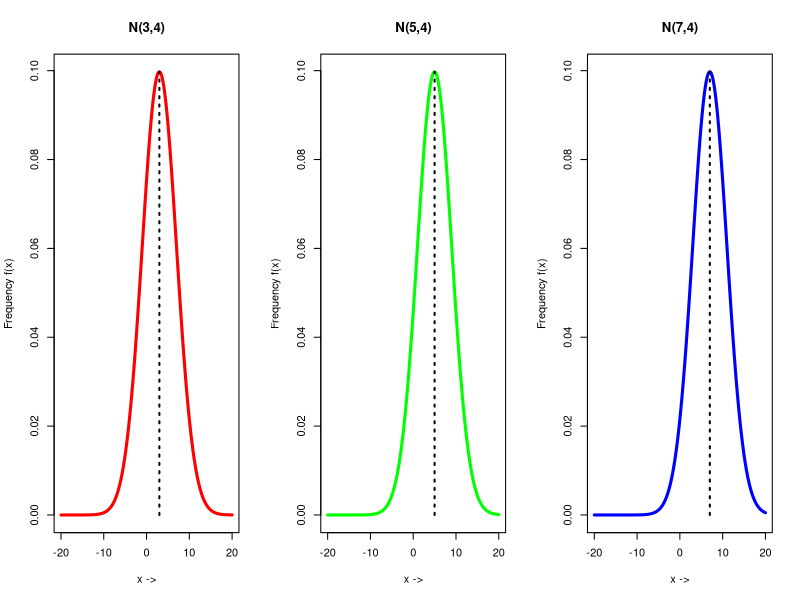
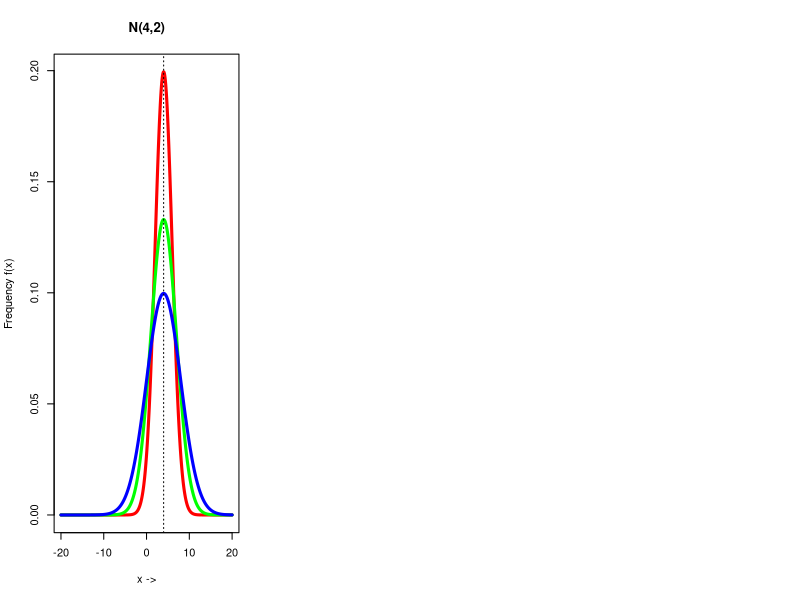
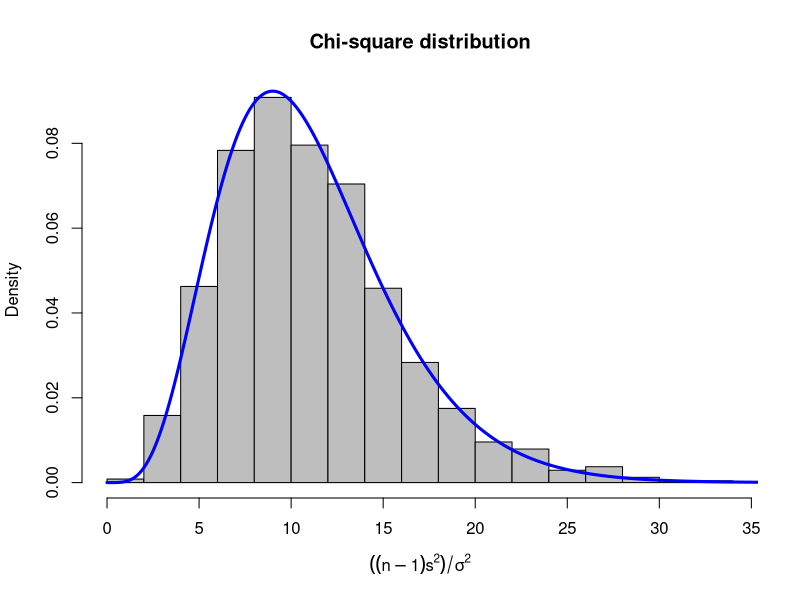
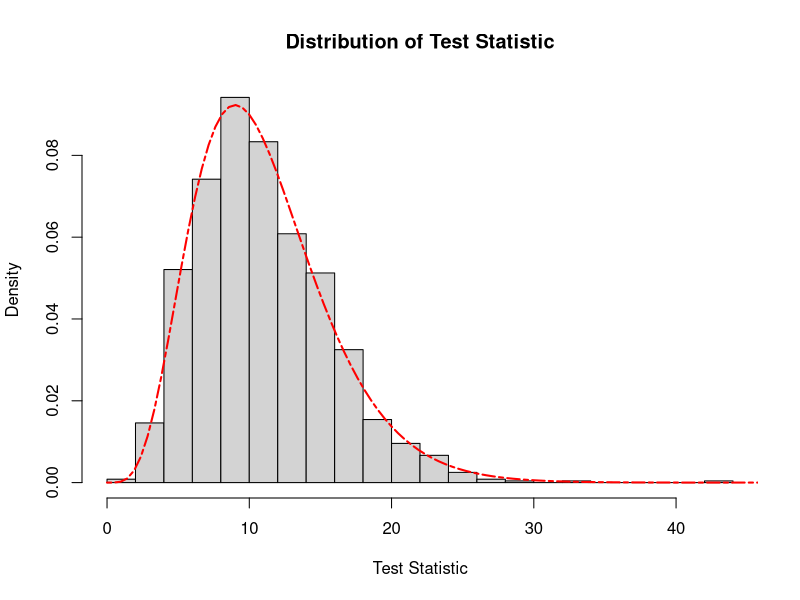
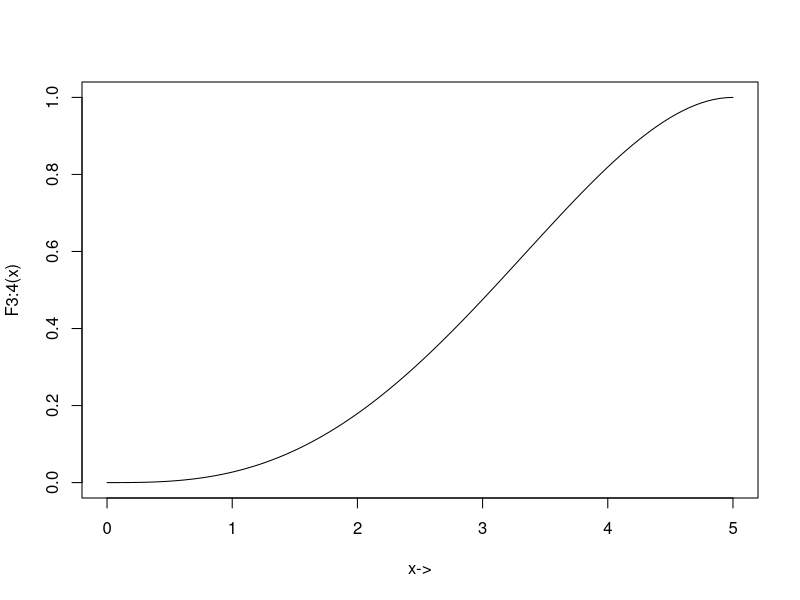
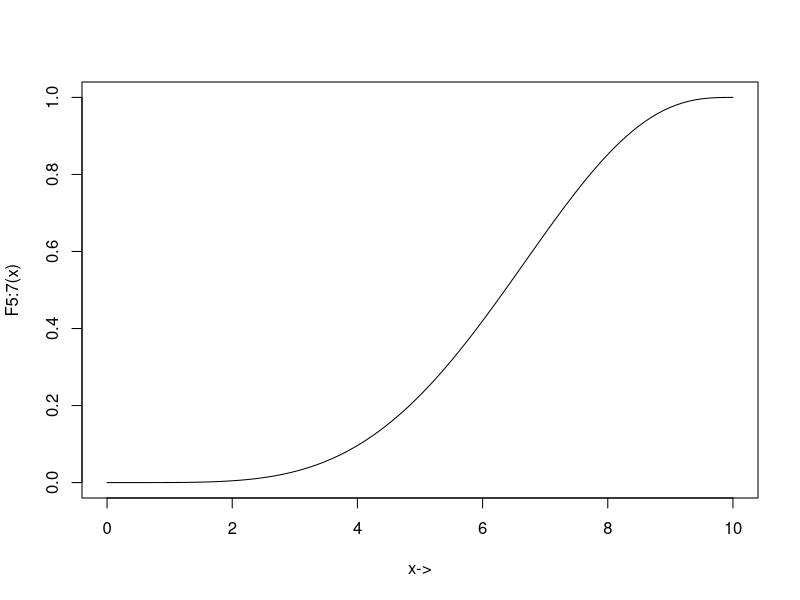
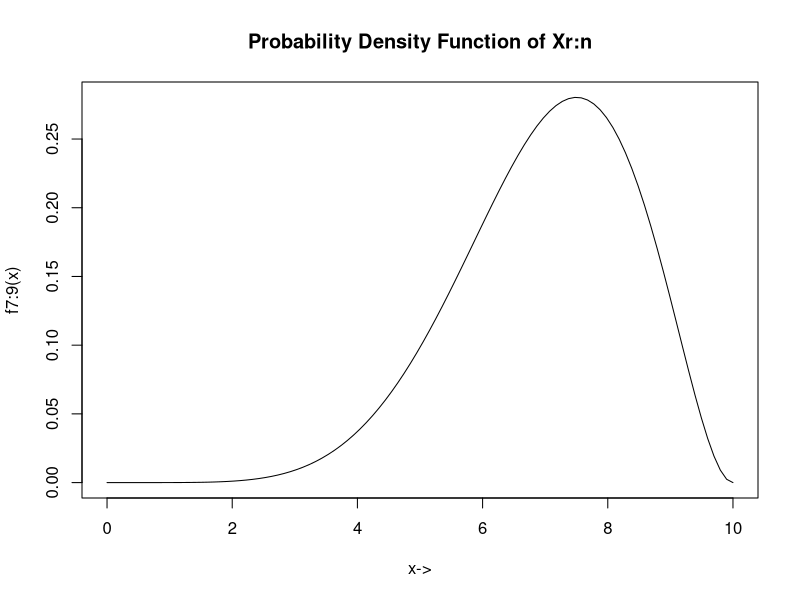

The R source for these figures, in order:
## ---- chunk 1
set.seed(21)
par(mfrow = c(1, 3))
mu <- c(3, 5, 7)
sigma.2 <- c(16, 16, 16)
sigma <- sqrt(sigma.2)
colors <- c("red", "green", "blue")
labels <- paste0("N(", mu, ",", sigma, ")")
x <- seq(-20, 20, 0.01)

for(i in 1:length(mu)) {
  fx <- dnorm(x, mean = mu[i], sd = sigma[i])
  plot(x, fx, type="l", col = colors[i], lwd=3,
      main = labels[i], xlab = "x ->", 
      ylab = "Frequency f(x)")
  
  segments(x0 = mu[i], y0 = 0, x1 = mu[i], y1 = max(fx), lwd = 2, lty=3)
}
## ---- chunk 2
set.seed(2112)
mu <- c(4, 4, 4)
sigma.2 <- c(4, 9, 16)
sigma <- sqrt(sigma.2)
colors <- c("red", "green", "blue")
labels <- paste0("N(", mu, ",", sigma, ")")
x <- seq(-20, 20, 0.01)

for(i in 1:length(mu)) {
  fx <- dnorm(x, mean = mu[i], sd = sigma[i])
  if(i == 1) {
    plot(x, fx, type="l", col = colors[i], lwd=3,
        main = labels[i], xlab = "x ->", 
        ylab = "Frequency f(x)")
  } else {
    lines(x, fx, lwd=3, col=colors[i])
  }
}
abline(v=mu[1], lty=3) 

## ---- chunk 3
set.seed(221)
par(mfrow=c(1, 1))
n = 12
mu = 4
sigma = sqrt(9)
it = 1200

xvar = array()
for(i in 1:it) {
  x = rnorm(n, mu, sigma)
  xvar[i] = var(x)  
}
# xvar -> list of variances

x = ((n-1)*xvar)/sigma^2
hist(x, breaks = 15, freq = F, col = "gray", xlab = expression(((n-1)*s^2)/sigma^2), main="Chi-square distribution")

x.2 = seq(0,120, 0.01)
chisq.pdf = dchisq(x.2, df=n-1)
lines(x.2, chisq.pdf, col="blue", lwd=3)
## ---- chunk 4
set.seed(11)
#Generate 1200 random sample of size 12
n = 12
mu = 2
sigma = sqrt(9)

samples <- replicate(1200, rnorm(n, mean = mu, sd = sigma))
# samples

# apply(samples, 2, var)

#Calculate the test statistic for each sample
test_statistic <- (n-1)*(apply(samples, 2, var)/sigma^2)


hist(test_statistic, breaks = 25, probability= TRUE,
     main = "Distribution of Test Statistic",
     xlab="Test Statistic",
     ylab="Density")

# Plot the chi-square distribution with (n-1) degrees of freedom 
x <- seq(0, max(test_statistic)+5, length.out = 100)
lines(x, dchisq(x, df=n-1), col="red", lwd=2, lty=6)

#dchisq(x, df=n-1)
## ---- chunk 5
cdf_uniform <- function(x, a, b) {
  ifelse(x < 0, 0, ifelse(x > 5, 1, (x-a)/(b-a)))
}

Fr_n_eqn <- function(x, r, n) {
  sum_eqn <- ""
  for(j in r:n) {
    term <- paste0("(", n, "C", j, ")", "F(x)^", j, "[1-F(x)]^(",n, "-", j, ")")
    if(j < n) {
      sum_eqn = paste0(sum_eqn, term, "+")
    } else {
      sum_eqn = paste0(sum_eqn, term)
    }
  }
  return(sum_eqn)
}

Fr_n_value <- function(x, r, n, a, b) {
  cdf_x = cdf_uniform(x, a, b)
  sum_value = 0
  
  for(j in r:n) {
    sum_value = sum_value + choose(n, j)*(cdf_x^j)*(1-cdf_x)^(n-j)
  }
  return(sum_value)
}


# Results

r <- 3
n <- 4
a <- 0
b <- 5
x <- seq(a, b, length.out=100)

Fr_n_equation <- Fr_n_eqn(x, r, n)
Fr_n_values <- Fr_n_value(x, r, n, a, b)



cat("The distribution function F", r, ":", n, "(x) is given by :\n", Fr_n_equation)

plot(x, Fr_n_values, type="l", xlab = "x->", ylab = paste0("F", r, ":", n, "(x)"))

# P(x_3:4 > 2)
x_threshold <- 2
p_x3_gt_x <- 1 - Fr_n_value(x_threshold, r, n, a, b)
p_x3_gt_x
## ---- chunk 6
cdf_dis = function(x, a, b) {
  ifelse(x < a, 0, ifelse(x > b, 1, x / 10))
}

# pdf of order statistic
fr_n = function(x, r, n, a, b) {
  cdf_x = cdf_dis(x, a, b)
  pdf_x = 0.1
  
  numerator <- factorial(n) / (factorial(r-1)*factorial(n-r))
    prob_dist <- numerator * cdf_x^(r-1) * (1 - cdf_x)^(n-r)*pdf_x
    prob_dist
}

a = 0
b = 10
r = 5
n = 7

moment_k <- function(k, r, n, a, b) {
    integrand <- function(x) x^k * fr_n(x, r, n, a, b)
    moment <- integrate(integrand, a, b)$value
    moment
}

mean_x5 <- moment_k(1, r, n, a, b)
var_x5 <- moment_k(2, r, n, a, b) - mean_x5^2


cat("Mean of X_{(5)}:", mean_x5, "\n")
cat("Variance of X_{(5)}:", var_x5, "\n")


x_values = seq(a, b, length.out=100)
Fr_n_values = array()
for(i in 1:100) {
  Fr_n_values[i] = integrate(fr_n, a, x_values[i], r=r, n=n, a=a,  b=b)$value 
}

plot(x_values, Fr_n_values, type = "l", xlab = "x->", ylab=paste0("F", r, ":", n, "(x)"))
## ---- chunk 7

# kth moment of rth order statistic  = (3!*(k+r-1)!) / ((r-1)! * (k+3)!)
rm_uniform_order <- function(k, r) {
  (factorial(3)*factorial(k+r-1)) / (factorial(r-1)*factorial(k+3))
}

mean_X_1.3 = rm_uniform_order(k = 1, r = 1)
 var_X_1.3 = rm_uniform_order(k = 2, r = 1) - mean_X_1.3^2
mean_X_3.3 = rm_uniform_order(k = 1, r = 3)
 var_X_3.3 = rm_uniform_order(k = 2, r = 3) - mean_X_3.3^2
 
mean_X_1.3
var_X_1.3

mean_X_3.3
var_X_3.3
## ---- chunk 8
# kth moment of rth roder statistic when sample size is n
# PI_i=1^k ((r+i) / (n+i))
rm_uniform_order_n <- function(n, r, k) {
  mult = 1
  for(i in 1:k) {
    term = (r+i-1) / (n+i)
    mult = mult * term
  }
  return(mult)
}
mean_X_1.3 = rm_uniform_order_n(n = 3, r = 1, k = 1)
 var_X_1.3 = rm_uniform_order_n(n = 3, r = 1, k = 2) - mean_X_1.3^2
mean_X_3.3 = rm_uniform_order_n(n = 3, r = 3, k = 1)
 var_X_3.3 = rm_uniform_order_n(n = 3, r = 3, k = 2) - mean_X_3.3^2
 
mean_X_1.3
var_X_1.3

mean_X_3.3
var_X_3.3
## ---- chunk 9
# cdf 
cdf_uniform <- function (x, a, b) {
    ifelse(x < a, 0, ifelse(x > b, 1, (x - a) / (b - a)))
}

# fr:n
fr_n <- function (x, r, n, a, b) {
    cdf_x <- cdf_uniform(x, a, b)
    pdf_x <- 1 / (b - a)

    numerator <- factorial(n) / (factorial(r-1)*factorial(n-r))
    prob_dist <- numerator * cdf_x^(r-1) * (1 - cdf_x)^(n-r)*pdf_x
    prob_dist
}


a <- 0
b <- 10
n <- 9
r <- 7

x_values <- seq(a, b, length.out=100)

fr_n_values <- sapply(x_values, fr_n, r=r, n=n, a=a, b=b)

plot(x_values, fr_n_values, type="l", ylim=c(0, max(fr_n_values)), xlab="x->", ylab=paste0("f", r, ":", n, "(x)"), main=paste0("Probability Density Function of Xr:n"))

# int 2 to 10
p_x7_gt_2 <- integrate(fr_n, 2, b, r=r, n=n, a=a, b=b)$value
cat("P(X_{(7)} > 2):", p_x7_gt_2, "\n")

moment_k <- function(k, r, n, a, b) {
    integrand <- function(x) x^k * fr_n(x, r, n, a, b)
    moment <- integrate(integrand, a, b)$value
    moment
}

mean_x7 <- moment_k(1, r, n, a, b)
var_x7 <- moment_k(2, r, n, a, b) - mean_x7^2


cat("Mean of X_{(7)}:", mean_x7, "\n")
cat("Variance of X_{(7)}:", var_x7, "\n")
## ---- chunk 10
fr_n = function(x, r, n, a, b) {
  cdf_x = punif(x, min=a, max=b)
  pdf_x = dunif(x, min=a, max=b)
  
  numerator <- factorial(n) / (factorial(r-1)*factorial(n-r))
    prob_dist <- numerator * cdf_x^(r-1) * (1 - cdf_x)^(n-r)*pdf_x
    prob_dist
}

x = seq(0, 1, length.out=100)

a = 0
b = 1
n = 3


moment_k <- function(k, r, n, a, b) {
    integrand <- function(x) x^k * fr_n(x, r, n, a, b)
    moment <- integrate(integrand, a, b)$value
    moment
}

# Expectation of x,y
exp_xy <- function(n, a, b) {
  integrand <- function(x) {
    f_y <- function(y) x * y * n * (n - 1) * (y - x)
    integrate(Vectorize(f_y), lower = x, upper = b)$value
  }
  
  result <- integrate(Vectorize(integrand), lower = a, upper = b)$value
  result
}




mean_x1_n = moment_k(1, r=1, n, a, b)
mean_xn_n = moment_k(1, r=n, n, a, b)

var_x1_n = moment_k(2, r=1, n, a, b) - mean_x1_n^2
var_xn_n = moment_k(2, r=n, n, a, b) - mean_xn_n^2

mean_x1_n
mean_xn_n

var_x1_n
var_xn_n

cov_order = exp_xy(n, a, b) - (mean_x1_n * mean_xn_n)

cov_order

mean_sample_range <- (mean_xn_n - mean_x1_n)
var_sample_range <- (var_x1_n + var_xn_n - 2*cov_order)

cat("Mean of sample range:", mean_sample_range, "\n")
cat("Variance of sample range:", var_sample_range)
